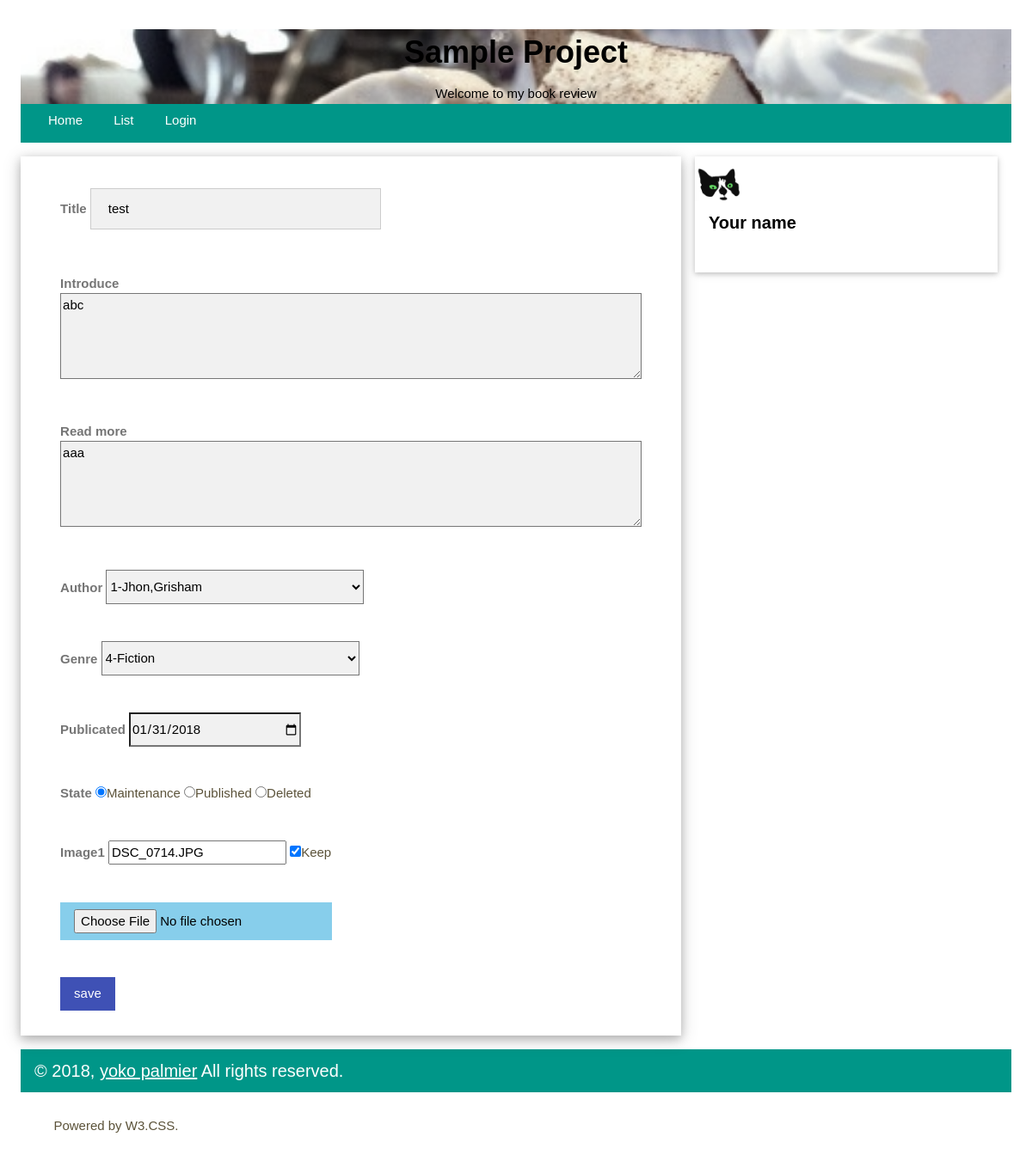
Page /article_edit.php?id=17&cursor=17 on the committed database.
### tables this page shows
CREATE TABLE article(id integer primary key,
title text,
intro text,
body text,
author_id int,
genre text,
pub_date text,
state text,
image1 text,
image2 text,
image3 text,
image4 text);

CREATE TABLE author (
id integer primary key,
first_name text,
last_name text);

CREATE TABLE genre (
id integer primary key,
name);

### article_edit.php (the view, shortened to what this page needs)
<?php
include 'sqlite-env.php';
include 'header.php';
?>
<div class="w3-row">
<?php
if(isset($_GET['id'])) {
    $id = $_GET['id'];
try{
    $file_db = new PDO($db_file);
    $stmt = $file_db->prepare("SELECT * FROM article where id = $id");
    $stmt->execute();
    $result = $stmt->fetchAll();
    list($id,$title,$intro,$body,$author,$genre,$pub_date,$state,$image1,$image2,$image3,$image4) = $result[0];
    $db = new PDO($db_file);
    $results = $db->query('SELECT * FROM author');
    $author_result = $results->fetchAll();
    $author_list_cnt = count($author_result);
    $genre_db = new PDO($db_file);
    $stmt = $genre_db->prepare("SELECT * FROM genre");
    $stmt->execute();
    $genre_result = $stmt->fetchAll();
    $genre_list_cnt = count($genre_result);
    }
    catch(PDOException $e) {
        echo $e->getMessage();
    }
}
?>
<div class="w3-col l8 s12">
<div class="w3-card-4" >
<div class="w3-panel w3-white" >
<form class="w3-container" align="left" action="article_update.php?id=<?php echo $id; ?>" method="post" id="article_form" enctype="multipart/form-data">
    <p>
    <label class="w3-text-gray"><b>Title</b></label>
    <input class="w3-input w3-border w3-light-grey" name="title" type="text" value="<?php echo $title; ?>" style="width:50%;">
    </p>
    <p>
    <label class="w3-text-gray" ><b>Introduce</b></label><br>
    <textarea class="w3-light-grey" name="intro" form="article_form" rows="5" cols="180" style="width:100%;height:100px;" align="left"><?php print($intro); ?></textarea>
    </p>
    <p>
    <label class="w3-text-gray"><b>Read more</b></label><br>
    <textarea class="w3-light-grey" name="more" form="article_form" rows="5" cols="180" style="width:100%;height:100px;"><?php echo $body; ?></textarea>
    </p>
    <p>
    <label class="w3-text-gray" for="author"><b>Author</b></label>
    <select class="w3-light-grey" name="author" style="width:300px;height:40px;">
        <?php
        if($author_list_cnt){
            foreach($author_result as $item){
                print("<option value='$item[0]'");
                if ($item[0]==$author) print(" selected ");
                print(">$item[0]-$item[1],$item[2]");
                print("</option>");
            }
        }
        ?>
    </select>
    </p>
    <p>
    <label class="w3-text-gray" for="genre"><b>Genre</b></label>
    <select class="w3-light-grey" name="genre" style="width:300px;height:40px;">
        <?php
        if($genre_list_cnt){
            foreach($genre_result as $item){
                print("<option value='$item[0]'");
                if ($item[0]==$genre) print(" selected ");
                print(">$item[0]-$item[1]");
                print("</option>");
            }
        }
        ?>
    </select>
    </p>
    <p>
    <label class="w3-text-gray" for="pub_date"><b>Publicated</b></label>
    <input class="w3-light-grey" type="date" name="pub_date" size="20" style="width:200px;height:40px;"
        value="<?php if($pub_date) echo $pub_date; else echo date('Y-m-d'); ?>">
</p>
    <p>
    <label class="w3-text-gray" for="state"><b>State</b></label>
    <label><input type="radio" name="state" value="Maintenance" <?php if($state=="Maintenance")echo "checked"; ?> >Maintenance</label>
    <label><input type="radio" name="state" value="Published" <?php if($state=="Published") echo "checked"; ?> >Published</label>
    <label><input type="radio" name="state" value="Deleted" <?php if($state=="Deleted")echo "checked"; ?> >Deleted</label>
    </p>
    <p>
    <label class="w3-text-gray"for="image1"><b>Image1</b></label>
	<input value="<?php echo $image1; ?>"  readonly />&nbsp;<input type="checkbox" name="keep" value="1" checked="checked">Keep<p>
    <input class="w3-btn w3-light-blue" type="file" name="image1" size="20" accept=".jpg, .jpeg, .png">
    </p>
    <p>
    <input class="w3-btn w3-indigo" type='submit' value='save'>
    </p>
</div>
</div>
</div>
    <div class="w3-col l4">
    </div>
</div>

### css/w3.css (style rules this page uses)
*,*:before,*:after { box-sizing:inherit }
html { -ms-text-size-adjust:100%;-webkit-text-size-adjust:100% }
body { margin:0 }
a { background-color:transparent;-webkit-text-decoration-skip:objects }
img { border-style:none }
button,input,select,textarea { font:inherit;margin:0 }
button,input { overflow:visible }
button,select { text-transform:none }
button,html [type=button],[type=reset],[type=submit] { -webkit-appearance:button }
textarea { overflow:auto }
[type=checkbox],[type=radio] { padding:0 }
html,body { font-family:Verdana,sans-serif;font-size:15px;line-height:1.5 }
html { overflow-x:hidden }
h4 { font-size:20px }
h1,h2,h3,h4,h5,h6 { font-family:"Segoe UI",Arial,sans-serif;font-weight:400;margin:10px 0 }
img { vertical-align:middle }
a { color:inherit }
.w3-btn,.w3-button { border:none;display:inline-block;outline:0;padding:8px 16px;vertical-align:middle;overflow:hidden;text-decoration:none;color:inherit;background-color:inherit;text-align:center;cursor:pointer;white-space:nowrap }
.w3-btn,.w3-button { -webkit-touch-callout:none;-webkit-user-select:none;-khtml-user-select:none;-moz-user-select:none;-ms-user-select:none;user-select:none }
.w3-input { padding:8px;display:block;border:none;border-bottom:1px solid #ccc;width:100% }
.w3-container:after,.w3-container:before,.w3-panel:after,.w3-panel:before,.w3-row:after,.w3-row:before,.w3-row-padding:after,.w3-row-padding:before, .w3-cell-row:before,.w3-cell-row:after,.w3-clear:after,.w3-clear:before,.w3-bar:before,.w3-bar:after { content:"";display:table;clear:both }
.w3-col,.w3-half,.w3-third,.w3-twothird,.w3-threequarter,.w3-quarter { float:left;width:100% }
.w3-col.s12 { width:99.99999% }
@media (min-width:993px) { .w3-col.l4 { width:33.33333% } }
@media (min-width:993px) { .w3-col.l8 { width:66.66666% } }
.w3-container,.w3-panel { padding:0.01em 16px }
.w3-panel { margin-top:16px;margin-bottom:16px }
.w3-card,.w3-card-2 { box-shadow:0 2px 5px 0 rgba(0,0,0,0.16),0 2px 10px 0 rgba(0,0,0,0.12) }
.w3-card-4,.w3-hover-shadow:hover { box-shadow:0 4px 10px 0 rgba(0,0,0,0.2),0 4px 20px 0 rgba(0,0,0,0.19) }
.w3-border { border:1px solid #ccc!important }
.w3-margin { margin:16px!important }
.w3-margin-top { margin-top:16px!important }
.w3-light-blue,.w3-hover-light-blue:hover { color:#000!important;background-color:#87CEEB!important }
.w3-indigo,.w3-hover-indigo:hover { color:#fff!important;background-color:#3f51b5!important }
.w3-teal,.w3-hover-teal:hover { color:#fff!important;background-color:#009688!important }
.w3-white,.w3-hover-white:hover { color:#000!important;background-color:#fff!important }
.w3-light-grey,.w3-hover-light-grey:hover,.w3-light-gray,.w3-hover-light-gray:hover { color:#000!important;background-color:#f1f1f1!important }
.w3-text-grey,.w3-hover-text-grey:hover,.w3-text-gray,.w3-hover-text-gray:hover { color:#757575!important }

### css/style1.css (style rules this page uses)
body { padding: 2%; }
p { padding: 2%; background: #ffffff; color: #5b5239; border: 0px solid #fce29f; border-radius: .25em; }

### css/login_modal.css (style rules this page uses)
input[type=text], input[type=password] { width: 100%; padding: 12px 20px; margin: 8px 0; display: inline-block; border: 1px solid #ccc; box-sizing: border-box; }

### css/header.css (style rules this page uses)
body, html { height: 100%; font-family: "Inconsolata", sans-serif; }
body,h1,h2,h3,h4,h5 { font-family: "Raleway", sans-serif }

### rows in the picture
article: title "test", intro "abc", more "aaa", author "1-Jhon,Grisham", genre "4-Fiction", pub_date "01/31/2018", state "☑ Maintenance", state "☐ Published", state "☐ Deleted", image1 "DSC_0714.JPG"
